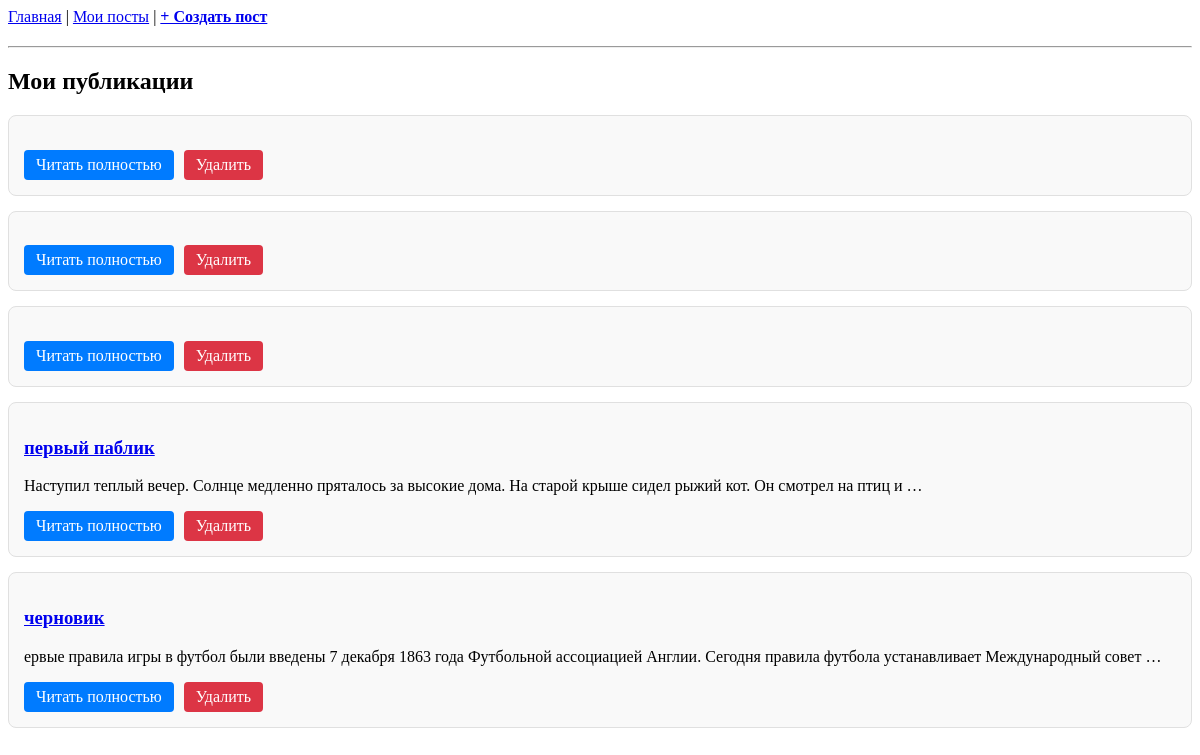
Before: /my-posts/ (signed in) with the older database file.
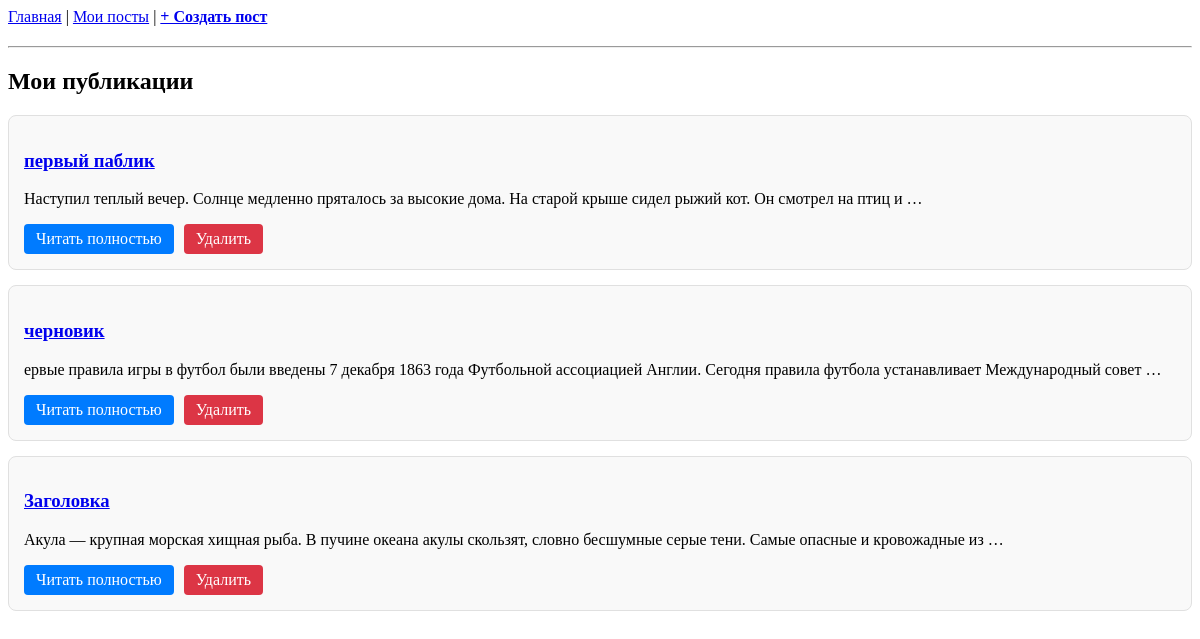
After: the same page with the newer database file.
### posts/models.py (models this page shows, shortened)
class Post(models.Model):
    author = models.ForeignKey(
        User,
        on_delete=models.CASCADE,
        related_name='posts',
        verbose_name='Автор'
    )
    title = models.CharField(max_length=255)
    text = models.TextField()
    is_published = models.BooleanField(default=True)

### posts/views.py (the view)
# urls.py: path('my-posts/', my_posts, name='my_posts'),
@login_required
def my_posts(request):
    posts = Post.objects.filter(author=request.user)
    return render(request, "my_posts.html", {"posts": posts})

### templates/my_posts.html
{% extends 'base.html' %}
{% block main %}
<h2>Мои публикации</h2>
<div style="display: flex; flex-direction: column; gap: 15px;">
    {% for post in posts %}
        <div style="
            border: 1px solid #e0e0e0;
            padding: 15px;
            border-radius: 8px;
            background: #f9f9f9;
        ">
            <h3>
                <a href="{% url 'post_detail' post.pk %}">
                    {{ post.title }}
                </a>
            </h3>
            <p>
                {{ post.text|truncatewords:20 }}
            </p>
            <div style="display: flex; gap: 10px; margin-top: 10px;">
                <a
                    href="{% url 'post_detail' post.pk %}"
                    style="
                        padding: 6px 12px;
                        background: #007bff;
                        color: white;
                        border-radius: 4px;
                        text-decoration: none;
                    "
                >
                    Читать полностью
                </a>
                <a
                    href="{% url 'post_delete' post.pk %}"
                    style="
                        padding: 6px 12px;
                        background: #dc3545;
                        color: white;
                        border-radius: 4px;
                        text-decoration: none;
                    "
                >
                    Удалить
                </a>
            </div>
        </div>
    {% empty %}
        <p>У вас пока нет созданных постов.</p>
    {% endfor %}
</div>
{% endblock %}

Changed rows visible on the page:
added Post: title "Заголовка", text "Акула — крупная морская хищная рыба. В пучине океана акулы скользят, словно бесшумные серые тени. Самые опасные и кровожадные из …"
